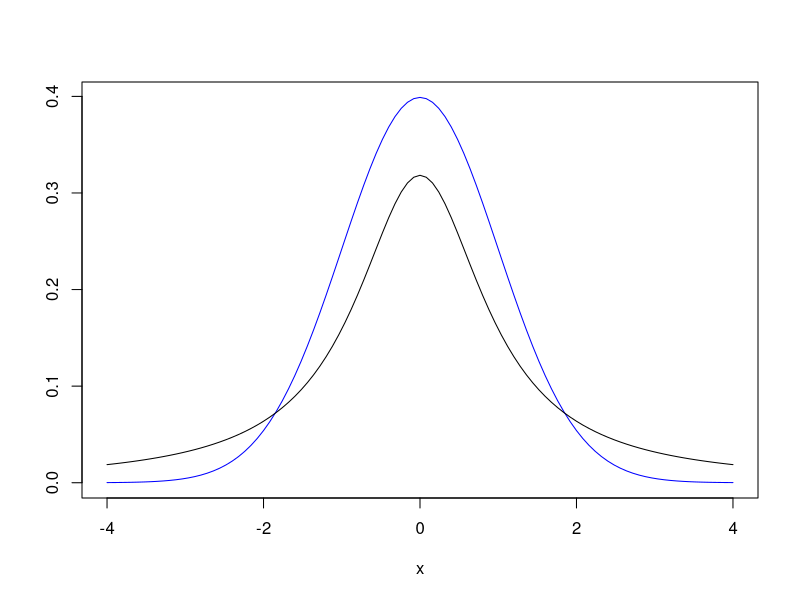
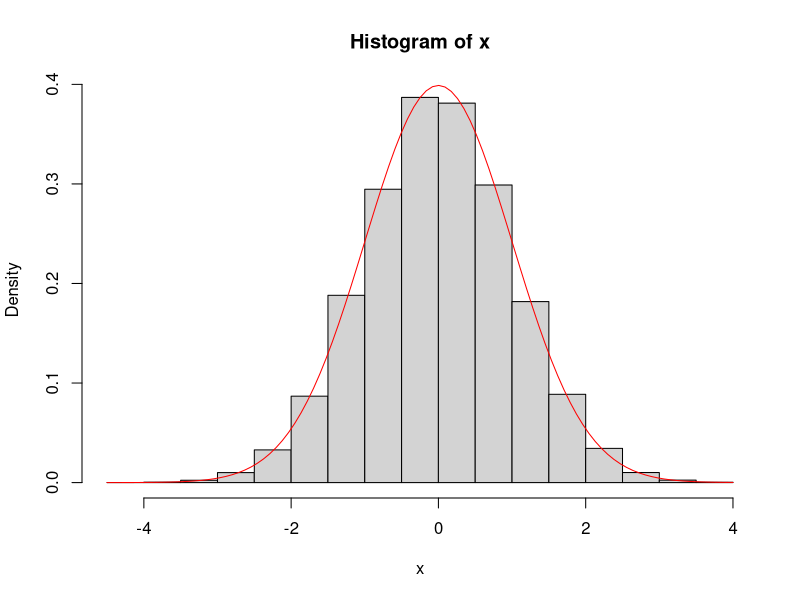
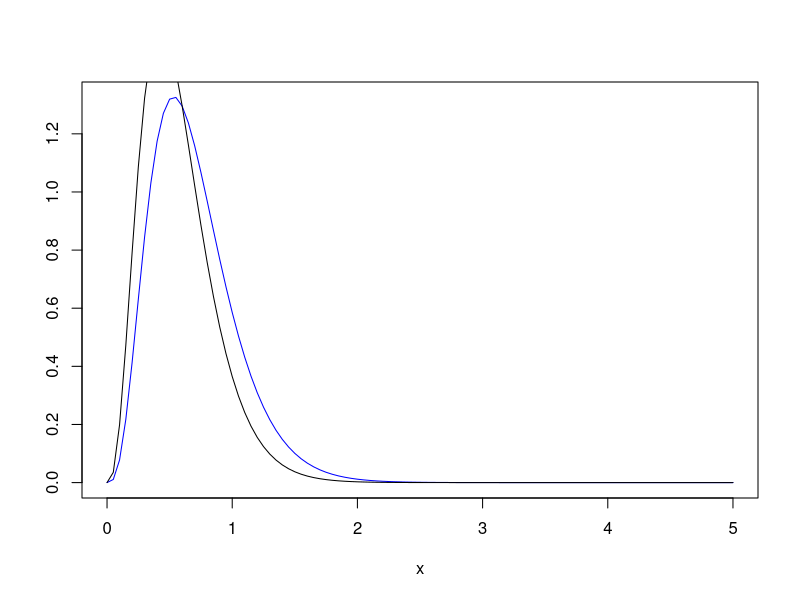
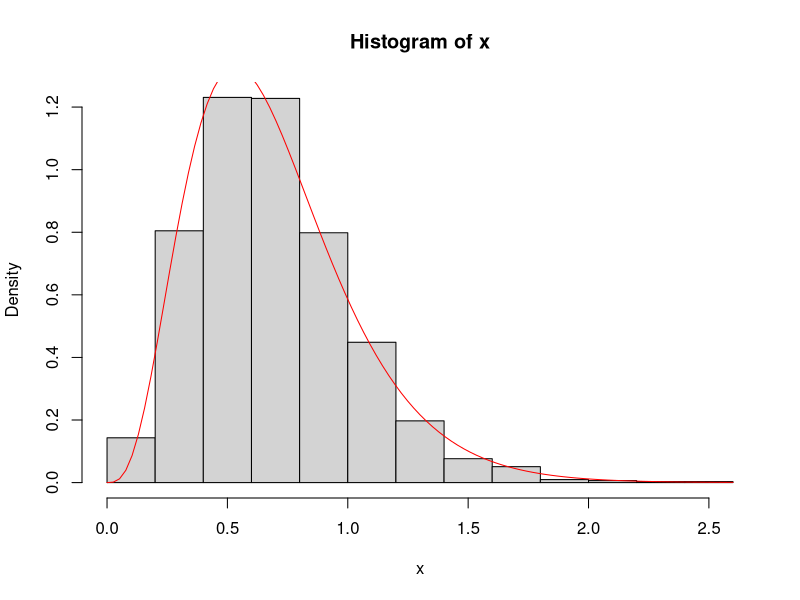

Reproduce these figures in R, in order. (Note: this script raises an error after producing the figures.)
set.seed(123)

# exercise 1

#####################
# 1.a generate normal rvs from cauchy

# find the maximum c
f = function(x){return(dnorm(x)/dcauchy(x))}

# perché ottimizzo proprio su questo intervallo?
c = optimize(f, c(-4,4), maximum=T)$objective

n = 100000
u = runif(n, 0 , 1)
y = rcauchy(n)
accept = ifelse(u < dnorm(y)/(c*dcauchy(y)), TRUE, FALSE)
x = y[accept]

# comparing the distributions
curve(dnorm(x), xlim=c(-4,4), col='blue', ylab="")
curve(dcauchy(x), add=T)


plot.new()
hist(x, freq=F)
curve(dnorm(x), add=T, col='red')

#################
# 1.b generate gamma random variables

# find the maximum c
f = function(x){return(dgamma(x, 4.3, 6.2)/dgamma(x, 4, 7))}

# perché ottimizzo proprio su questo intervallo?
c = optimize(f, c(0,5), maximum=T)$objective

u = runif(n, 0 , 1)
y = rgamma(n, 4, 7)
accept = ifelse(u < dgamma(y, 4.3, 6.2)/(c*dgamma(y, 4, 7)), TRUE, FALSE)
x = y[accept]

# comparing the distributions
curve(dgamma(x, 4.3, 6.2), xlim=c(0,5), col='blue', ylab="")
curve(dgamma(x, 4, 7), add=T)

plot.new()
hist(x, freq=F)
curve(dgamma(x, 4.3, 6.2), add=T, col='red')

####################
# exercise 2

# 2.a

metropolis <- function(cand, S, df){
  chain = c()
  chain[1] = cand
  R = 0
  for (i in 2:S+1){
    cand = chain[i]
    R = (dt(cand, df=df)*dnorm(chain[i]))/(dt(chain[i], df=df)*dnorm(cand))
    accept_prob = min(R, 1)
    if (runif(1) < accept_prob){
      chain[i+1] = cand
      R = R+1
    }else{
      chain[i+1] = chain[i]
    }
  }
  print(chain)
  return(chain)
}

metropolis(cand=rnorm(1,0,1), S=100, df=4)



